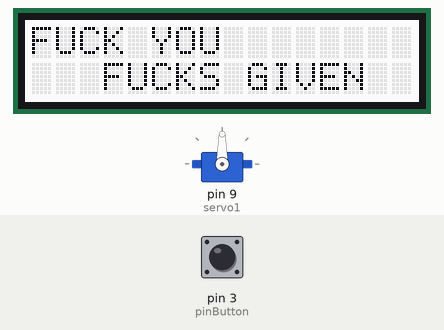
The sketch below on a simulated Arduino Uno, built with avr-gcc and run on an emulated ATmega328P. On the bench: servo, 16×2 character LCD. Inputs (shaded band) come from the test bench; at power-on: pin 3 (pinButton) LOW. Random numbers use the default seed unless the sketch sets one; what the sketch prints to the serial monitor is not drawn.

Above: at 2.2 s.
2.3 s: pin 3 (pinButton) pulled HIGH for 3.2 s
At 6.6 s:
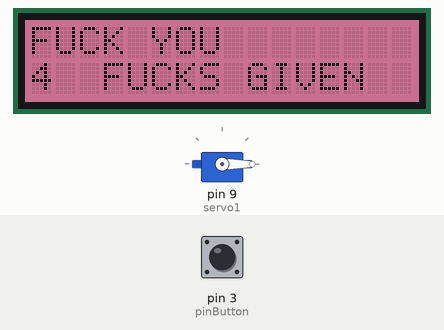
7.0 s: pin 3 (pinButton) pulled HIGH for 0.15 s
At 8.3 s:
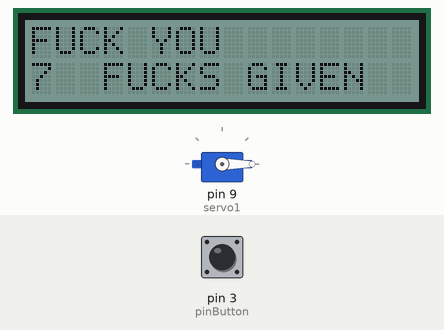
9.5 s: pin 3 (pinButton) pulled HIGH for 1 s
At 11.4 s:
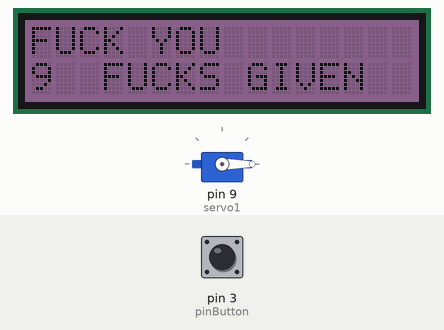
12.0 s: pin 3 (pinButton) pulled HIGH for 0.15 s
At 13.4 s:
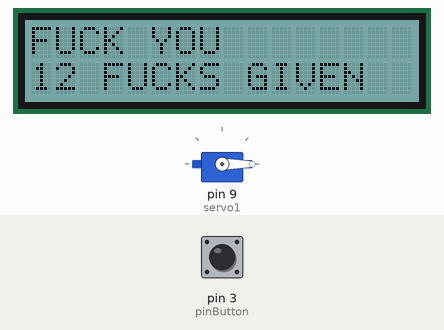
14.5 s: pin 3 (pinButton) pulled HIGH for 0.15 s
At 16.5 s:
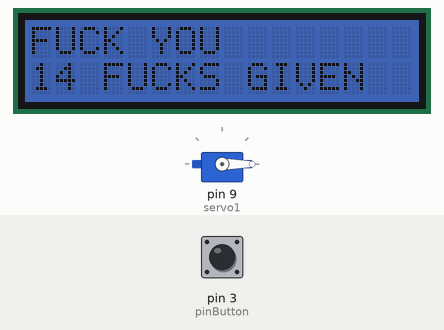
17.0 s: pin 3 (pinButton) pulled HIGH for 1 s
At 18.4 s:
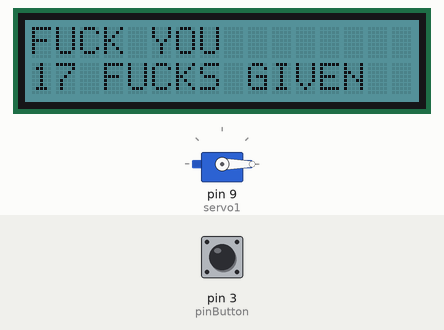
Timing chart, 0 to 20.0 s (numbered marks = the images above; inputs shaded):
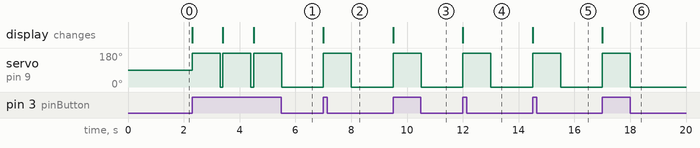

The sketch:

test_rgba.ino
```cpp
#include <Servo.h>
#include <Wire.h>
#include <String.h>
#include "rgb_lcd.h"


rgb_lcd lcd;

const int colorR = 255;
const int colorG = 0;
const int colorB = 0;
const int pinButton = 3;

boolean touchStarted = false;
boolean b = false;

//Servo myservo;  // create servo object to control a servo
// twelve servo objects can be created on most boards
Servo servo1;
void setup() {
  servo1.attach(9);

  Serial.begin(9600);
  pinMode(pinButton, INPUT);            // set button INPUT
  // set up the LCD's number of columns and rows:
  lcd.begin(16, 2);

  //lcd.setRGB(colorR, colorG, colorB);

  // Print a message to the LCD.
  lcd.print("FUCK YOU");

  lcd.setCursor(3, 16);
  lcd.print("FUCKS GIVEN");

  delay(1000);
}

void loop() {
    // set the cursor to column 0, line 1
    // (note: line 1 is the second row, since counting begins with 0):
    if (digitalRead(pinButton)) {

      if (!touchStarted){

          b = !b;
          Serial.write( b ? "FUCK " : "YOU\n");
          lcd.setCursor(0, 1);
          lcd.setRGB(random(255),random(255),random(255));
          // print the number of seconds since reset:
          lcd.print(millis()/1000);

          //Resets servo position
          if (servo1.read() == 180) {
            servo1.write(0);
            delay(1000);
            Serial.write(servo1.read());
          }
          //
          else {
            Serial.write(servo1.read());
            servo1.write(180);
            delay(1000);
            servo1.write(0);


          }

    }
//  servo1.attach(77);
//  delay(1000);
//    Serial.print(servo1.read());


    delay(100);
    }
}
```

Measured:
- after the input at 2.3 s, servo on pin 9 (servo1): alternates 180° for 1.0 s and 0° for 0.10 s, starting at once; the display: first changes at once (image 1 shows a later state)
- after the input at 7.0 s, servo on pin 9 (servo1): 0° → 180° at once, → 0° 1.0 s later; the display: changes at once (image 2)
- after the input at 9.5 s, servo on pin 9 (servo1): 0° → 180° at once, → 0° 1.0 s later; the display: changes at once (image 3)
- after the input at 12.0 s, servo on pin 9 (servo1): 0° → 180° at once, → 0° 1.0 s later; the display: changes at once (image 4)
- after the input at 14.5 s, servo on pin 9 (servo1): 0° → 180° at once, → 0° 1.0 s later; the display: changes at once (image 5)
- after the input at 17.0 s, servo on pin 9 (servo1): 0° → 180° at once, → 0° 1.0 s later; the display: changes at once (image 6)
